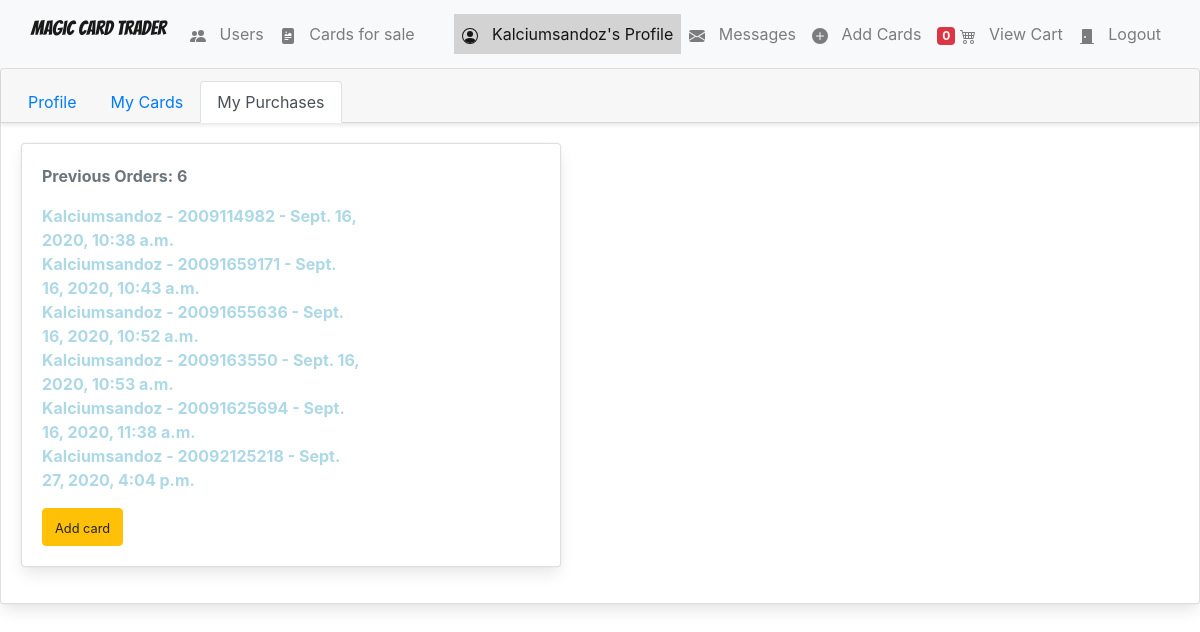
Page /profile_purchases/ (signed in) on the committed database.
### Magic/models.py (models this page shows, shortened)
class Profile(models.Model):
    user = models.OneToOneField(User, on_delete=models.CASCADE, unique=True)
    user_photo = models.FileField(upload_to='profile_images', default='profile_images/default-profile-picture.jpg')
    date_registered = models.DateTimeField(auto_now_add=True, blank=True)
    address = models.ForeignKey('Address', on_delete=models.SET_NULL, blank=True, null=True)
    def __str__ (self):
        return self.user.username

### shopping_cart/models.py (models this page shows, shortened)
class Order(models.Model):
    ref_code = models.CharField(max_length=15)
    owner = models.ForeignKey(Profile, on_delete=models.SET_NULL, null=True)
    is_ordered = models.BooleanField(default=False)
    items = models.ManyToManyField(OrderItem)
    date_ordered = models.DateTimeField(auto_now=True)
    address = models.ForeignKey(Address, on_delete=models.SET_NULL, blank=True, null=True)
    payment = models.ForeignKey('Payment', on_delete=models.SET_NULL, blank=True, null=True)
    def __str__(self):
        return "{} - {}".format(self.owner, self.ref_code)

### users/views.py (the view)
# urls.py: re_path(r'^profile_purchases/$', UsersView.profile_purchases, name="profile_purchases"),
@login_required
def profile_purchases(request):
    user = request.user
    context = {
        'nbar': 'profile_purchases',
    }
    return render(request, 'users/profile_purchases.html', context)

### direct_messages/models.py (called while the page is built)
    def get_messages(user):
        users = []
        messages = Message.objects.filter(user=user).values('to_user').annotate(last=Max('date')).order_by('-last')
        for message in messages:
            users.append({
                'user': User.objects.get(pk=message['to_user']),
                'unread': Message.objects.filter(user=user, to_user__pk=message['to_user'], is_read=False).count()
            })
        return users

### direct_messages/templatetags/messages_template_tags.py (called while the page is built)
@register.filter
def unread_message_counter(user):
    if user.is_authenticated:
        total_unread = 0
        messages = Message.get_messages(user=user)
        for message in messages:
            total_unread = total_unread + message['unread']
        return total_unread

### shopping_cart/templatetags/shopping_cart_template_tags.py (called while the page is built)
@register.filter
def cart_item_counter(user):
    if user.is_authenticated:
        qs = Order.objects.filter(is_ordered=False, owner=user.profile)
        if qs.exists():
            return qs[0].items.count()
    return 0

### users/templates/users/profile_purchases.html (shortened to what this page needs)
{% extends 'magic/base.html' %}
{% load crispy_forms_tags %}
{% block body %}
<div class="card">
    <div class="card-header">
      <ul class="nav nav-tabs card-header-tabs">
        <li class="nav-item">
          <a href="{% url 'Magic:profile' %}" class="nav-link {% if nbar == 'profile' %} active {% endif %}">Profile</a>
        </li>
        <li class="nav-item">
          <a href="{% url 'Magic:profile_cards' %}" class="nav-link {% if nbar == 'profile_cards' %} active {% endif %}">My Cards</a>
        </li>
        <li class="nav-item">
          <a href="{% url 'Magic:profile_purchases' %}" class="nav-link {% if nbar == 'profile_purchases' %} active {% endif %}">My Purchases</a>
        </li>
      </ul>
    </div>
    <div class="card-body">
        <div class="card mb-3" style="max-width: 540px;">
            <div class="row no-gutters">
              <div class="col-md-8">
                <div class="card-body">
                    <p class="text-secondary basic-text">Previous Orders: {{ user.profile.order_set.count }} </p>
                    <ul>
                        {% for order in user.profile.order_set.all %}
                        <li class="basic-text">
                            {{ order }} - {{ order.date_ordered }}
                        </li>
                        {% endfor %}
                    </ul>
                    <a href="{% url 'Magic:card_add' %}">
                        <button class="btn btn-warning">
                            <small>Add card</small>
                        </button>
                    </a>
                </div>
              </div>
            </div>
          </div>
    </div>
  </div>
{% endblock %}

### Magic/templates/magic/base.html (shortened to what this page needs)
{% load static %}
{% load crispy_forms_tags %}
{% load shopping_cart_template_tags %}
{% load messages_template_tags %}
<!DOCTYPE html>
<html lang="en">
    <head>
        <link rel="stylesheet" href="https://cdn.jsdelivr.net/npm/bulma@0.9.1/css/bulma.min.css">
        <link rel="stylesheet" href="https://stackpath.bootstrapcdn.com/bootstrap/4.5.2/css/bootstrap.min.css">
        <link rel="stylesheet" type="text/css" href="{% static 'magic/style.css' %}" />
    </head>
    <body data-spy="scroll" data-target="#list-example">
        <nav class="navbar navbar-inverse navbar navbar-expand-lg navbar-light bg-light">
            <div class="container-fluid">
                <div class="navbar-header ">
                    <a class="navbar-brand" href="{% url 'Magic:index' %}">Magic Card Trader</a>
                </div>
                <div class="collapsable navbar-collapse" id="navbarSupportedContent">
                    <ul class="nav navbar-nav mr-auto">
                        <li class="{% if nbar == 'users' %} active {% endif %} nav-item">
                            <a href="{% url 'Magic:users' %}" class="nav-link">
                                <span class="glyphicon glyphicon-user" aria-hidden="true">
                                </span>&nbsp;
                                Users
                            </a>
                        </li>
                        <li class="{% if nbar == 'cards' %} active {% endif %} nav-item">
                            <a href="{% url 'Magic:cards' %}" class="nav-link">
                                <span class="glyphicon glyphicon-king" aria-hidden="true">
                                </span>&nbsp;
                                Cards for sale
                            </a>
                        </li>
                    </ul>
                    {% if nbar == 'cards' %}
                            {% load crispy_forms_tags %}
                    {% endif %}
                    {% if nbar == 'users' %}
                            {% load crispy_forms_tags %}
                    {% endif %}
                    <ul class="nav navbar-nav navbar-right">
                        {% if request.user.is_authenticated %}
                            <li class="{% if nbar == 'profile' %} active  {% elif nbar == 'profile_cards' %} active {% elif nbar == 'profile_purchases' %} active {% endif %} nav-item">
                                <a href="{% url 'profile' %}" class="nav-link">
                                    <span class="glyphicon glyphicon-user" aria-hidden="true">
                                    </span>&nbsp; {{ request.user }}'s Profile
                                </a>
                            </li>
                            <li class="{% if nbar == 'messages' %} active {% endif %} nav-item">
                                <a href="{% url 'Magic:inbox' %}" class="nav-link">
                                    <span class="glyphicon glyphicon-plus" aria-hidden="true">
                                    </span>&nbsp;
                                    Messages
                                </a>
                            </li>
                            <li class="{% if nbar == 'add_cards' %} active {% endif %} nav-item">
                                <a href="{% url 'Magic:card_add' %}" class="nav-link">
                                    <span class="glyphicon glyphicon-plus" aria-hidden="true">
                                        <svg width="1em" height="1em" viewBox="0 0 16 16" class="bi bi-plus-circle-fill" fill="currentColor" xmlns="http://www.w3.org/2000/svg">
                                            <path fill-rule="evenodd" d="M16 8A8 8 0 1 1 0 8a8 8 0 0 1 16 0zM8.5 4.5a.5.5 0 0 0-1 0v3h-3a.5.5 0 0 0 0 1h3v3a.5.5 0 0 0 1 0v-3h3a.5.5 0 0 0 0-1h-3v-3z"/>
                                        </svg>
                                    </span>&nbsp; Add Cards
                                </a>
                            </li>
                            <li class="{% if nbar == 'order-summary' %} active {% endif %} nav-item">
                                <a href="{% url 'Magic:order_summary' %}" class="nav-link">
                                    <span class="badge badge-danger z-depth-0">{{ request.user|cart_item_counter }}</span>
                                    <span class="glyphicon glyphicon-shopping-cart" aria-hidden="true">
                                    </span>&nbsp; View Cart
                                </a>
                            </li>
                            <li class="">
                                <a href="{% url 'logout' %}" class="nav-link">
                                    <span class="glyphicon glyphicon-off" aria-hidden="true">
                                        <svg width="1em" height="1em" viewBox="0 0 16 16" class="bi bi-door-closed-fill" fill="currentColor" xmlns="http://www.w3.org/2000/svg">
                                            <path fill-rule="evenodd" d="M4 1a1 1 0 0 0-1 1v13H1.5a.5.5 0 0 0 0 1h13a.5.5 0 0 0 0-1H13V2a1 1 0 0 0-1-1H4zm2 9a1 1 0 1 0 0-2 1 1 0 0 0 0 2z"/>
                                        </svg>
                                    </span>&nbsp; Logout
                                </a>
                            </li>
                        {% endif %}
                    </ul>
                </div>
            </div>
        </nav>
        {% block body %}
        {% endblock %}
    </body>
</html>

### Magic/static/magic/style.css (style rules this page uses)
.navbar { border-radius: 0; }
.navbar-brand { font-family: 'Bangers', cursive; }
.navbar { background-color: steelblue; }
.active { color: aqua; background-color: lightgrey; }
.basic-text { color: lightblue; font-weight: bold; }

### rows in the picture
Order: owner+ref_code "Kalciumsandoz - 2009114982", date_ordered "Sept. 16, 2020, 10:38 a.m."
Order: owner+ref_code "Kalciumsandoz - 20091659171", date_ordered "Sept. 16, 2020, 10:43 a.m."
Order: owner+ref_code "Kalciumsandoz - 20091655636", date_ordered "Sept. 16, 2020, 10:52 a.m."
Order: owner+ref_code "Kalciumsandoz - 2009163550", date_ordered "Sept. 16, 2020, 10:53 a.m."
Order: owner+ref_code "Kalciumsandoz - 20091625694", date_ordered "Sept. 16, 2020, 11:38 a.m."
Order: owner+ref_code "Kalciumsandoz - 20092125218", date_ordered "Sept. 27, 2020, 4:04 p.m."

### other values in the picture
{{ request.user }} "Kalciumsandoz"
{{ request.user|cart_item_counter }} "0"
{{ user.profile.order_set.count }} "6"
